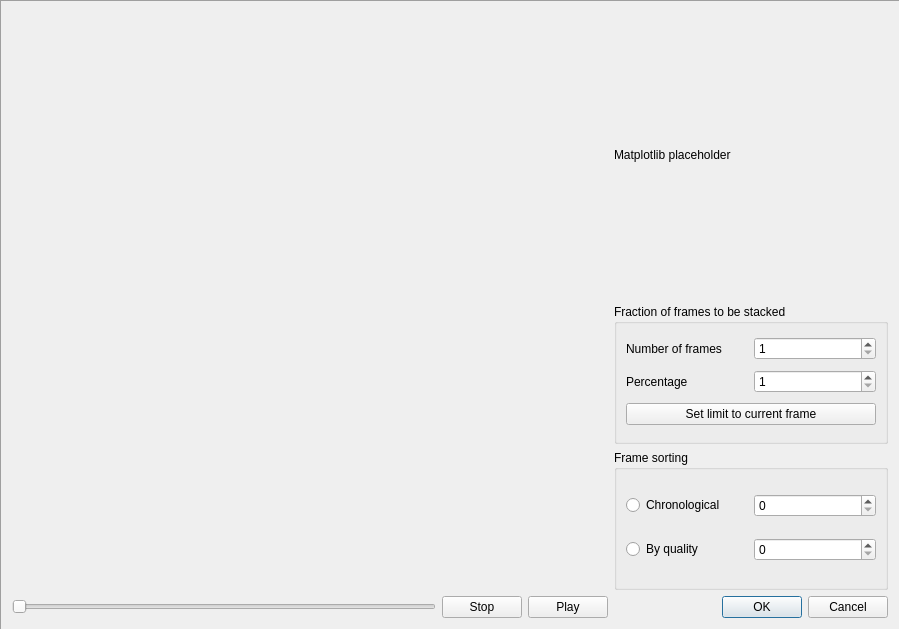
<?xml version="1.0" encoding="UTF-8"?>
<ui version="4.0">
 <class>frame_viewer</class>
 <widget class="QFrame" name="frame_viewer">
  <property name="geometry">
   <rect>
    <x>0</x>
    <y>0</y>
    <width>900</width>
    <height>630</height>
   </rect>
  </property>
  <property name="windowTitle">
   <string>Frame</string>
  </property>
  <property name="locale">
   <locale language="English" country="UnitedStates"/>
  </property>
  <property name="frameShape">
   <enum>QFrame::Panel</enum>
  </property>
  <property name="frameShadow">
   <enum>QFrame::Sunken</enum>
  </property>
  <layout class="QGridLayout" name="grid_layout" columnstretch="5,0,0,0">
   <item row="3" column="3">
    <widget class="QGroupBox" name="groupBox_frame_sorting">
     <property name="title">
      <string>Frame sorting</string>
     </property>
     <layout class="QGridLayout" name="gridLayout_2">
      <item row="1" column="0">
       <widget class="QRadioButton" name="radioButton_quality">
        <property name="toolTip">
         <string>Frames are ordered by their overall sharpness.</string>
        </property>
        <property name="text">
         <string>By quality</string>
        </property>
       </widget>
      </item>
      <item row="0" column="0">
       <widget class="QRadioButton" name="radioButton_chronological">
        <property name="toolTip">
         <string>Frames are ordered chronologically.</string>
        </property>
        <property name="text">
         <string>Chronological</string>
        </property>
       </widget>
      </item>
      <item row="0" column="1">
       <widget class="QSpinBox" name="spinBox_chronological">
        <property name="toolTip">
         <string>Enter a value or use the spin box arrows to select a (chronological) frame index.</string>
        </property>
       </widget>
      </item>
      <item row="1" column="1">
       <widget class="QSpinBox" name="spinBox_quality">
        <property name="toolTip">
         <string>Enter a value or use the spin box arrows to select a (quality) frame index.</string>
        </property>
       </widget>
      </item>
     </layout>
    </widget>
   </item>
   <item row="2" column="3">
    <widget class="QGroupBox" name="groupBox_stacking_fraction">
     <property name="title">
      <string>Fraction of frames to be stacked</string>
     </property>
     <layout class="QGridLayout" name="gridLayout_3">
      <item row="0" column="0">
       <widget class="QLabel" name="label_number_frames">
        <property name="text">
         <string>Number of frames</string>
        </property>
       </widget>
      </item>
      <item row="0" column="1">
       <widget class="QSpinBox" name="spinBox_number_frames">
        <property name="toolTip">
         <string>Enter a value or use the spin box arrows to set the number of frames to be stacked.</string>
        </property>
        <property name="minimum">
         <number>1</number>
        </property>
       </widget>
      </item>
      <item row="1" column="0">
       <widget class="QLabel" name="label_percentage_frames">
        <property name="text">
         <string>Percentage</string>
        </property>
       </widget>
      </item>
      <item row="1" column="1">
       <widget class="QSpinBox" name="spinBox_percentage_frames">
        <property name="toolTip">
         <string>Enter a value or use the spin box arrows to set the percentage of frames to be stacked.</string>
        </property>
        <property name="minimum">
         <number>1</number>
        </property>
        <property name="maximum">
         <number>100</number>
        </property>
       </widget>
      </item>
      <item row="2" column="0" colspan="2">
       <widget class="QPushButton" name="pushButton_set_stacking_limit">
        <property name="minimumSize">
         <size>
          <width>250</width>
          <height>0</height>
         </size>
        </property>
        <property name="toolTip">
         <string>Adjust the number of best frames to be stacked at each alignment point such that the current frame is the worst one to be included.</string>
        </property>
        <property name="text">
         <string>Set limit to current frame</string>
        </property>
       </widget>
      </item>
     </layout>
    </widget>
   </item>
   <item row="4" column="3">
    <widget class="QDialogButtonBox" name="buttonBox">
     <property name="toolTip">
      <string>Exit the viewer. Press 'OK' to save the stack size, or 'cancel' to discard changes.</string>
     </property>
     <property name="standardButtons">
      <set>QDialogButtonBox::Cancel|QDialogButtonBox::Ok</set>
     </property>
    </widget>
   </item>
   <item row="4" column="2">
    <widget class="QPushButton" name="pushButton_play">
     <property name="toolTip">
      <string>Start a frame display video. Frames are ordered as selected in the 'frame sorting' section.</string>
     </property>
     <property name="text">
      <string>Play</string>
     </property>
    </widget>
   </item>
   <item row="4" column="1">
    <widget class="QPushButton" name="pushButton_stop">
     <property name="toolTip">
      <string>Stop the frame display video.</string>
     </property>
     <property name="text">
      <string>Stop</string>
     </property>
    </widget>
   </item>
   <item row="4" column="0">
    <widget class="QSlider" name="slider_frames">
     <property name="toolTip">
      <string>Use the slider to select the frame to be displayed. As an alternative,
you can select the frame with the 'frame sorting' spinboxes.</string>
     </property>
     <property name="maximum">
      <number>1000</number>
     </property>
     <property name="pageStep">
      <number>20</number>
     </property>
     <property name="orientation">
      <enum>Qt::Horizontal</enum>
     </property>
    </widget>
   </item>
   <item row="0" column="3" rowspan="2">
    <widget class="QLabel" name="label_matplotlib">
     <property name="text">
      <string>Matplotlib placeholder</string>
     </property>
    </widget>
   </item>
  </layout>
 </widget>
 <resources/>
 <connections/>
</ui>
